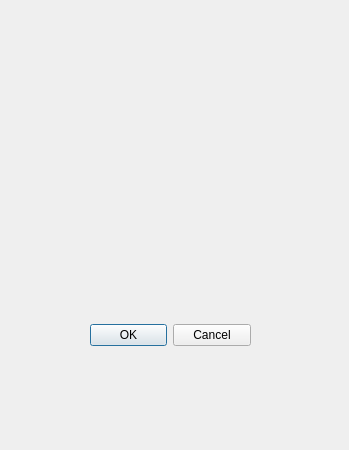
<?xml version="1.0" encoding="UTF-8"?>
<ui version="4.0">
 <class>TutorEditDlg</class>
 <widget class="QDialog" name="TutorEditDlg">
  <property name="geometry">
   <rect>
    <x>0</x>
    <y>0</y>
    <width>349</width>
    <height>450</height>
   </rect>
  </property>
  <property name="sizePolicy">
   <sizepolicy hsizetype="Expanding" vsizetype="Expanding">
    <horstretch>0</horstretch>
    <verstretch>0</verstretch>
   </sizepolicy>
  </property>
  <property name="minimumSize">
   <size>
    <width>349</width>
    <height>388</height>
   </size>
  </property>
  <property name="maximumSize">
   <size>
    <width>65535</width>
    <height>65535</height>
   </size>
  </property>
  <property name="windowTitle">
   <string>Dialog</string>
  </property>
  <widget class="QDialogButtonBox" name="buttonBox">
   <property name="geometry">
    <rect>
     <x>90</x>
     <y>320</y>
     <width>161</width>
     <height>31</height>
    </rect>
   </property>
   <property name="orientation">
    <enum>Qt::Horizontal</enum>
   </property>
   <property name="standardButtons">
    <set>QDialogButtonBox::Cancel|QDialogButtonBox::Ok</set>
   </property>
  </widget>
 </widget>
 <resources/>
 <connections>
  <connection>
   <sender>buttonBox</sender>
   <signal>accepted()</signal>
   <receiver>TutorEditDlg</receiver>
   <slot>accept()</slot>
   <hints>
    <hint type="sourcelabel">
     <x>248</x>
     <y>254</y>
    </hint>
    <hint type="destinationlabel">
     <x>157</x>
     <y>274</y>
    </hint>
   </hints>
  </connection>
  <connection>
   <sender>buttonBox</sender>
   <signal>rejected()</signal>
   <receiver>TutorEditDlg</receiver>
   <slot>reject()</slot>
   <hints>
    <hint type="sourcelabel">
     <x>316</x>
     <y>260</y>
    </hint>
    <hint type="destinationlabel">
     <x>286</x>
     <y>274</y>
    </hint>
   </hints>
  </connection>
 </connections>
</ui>
